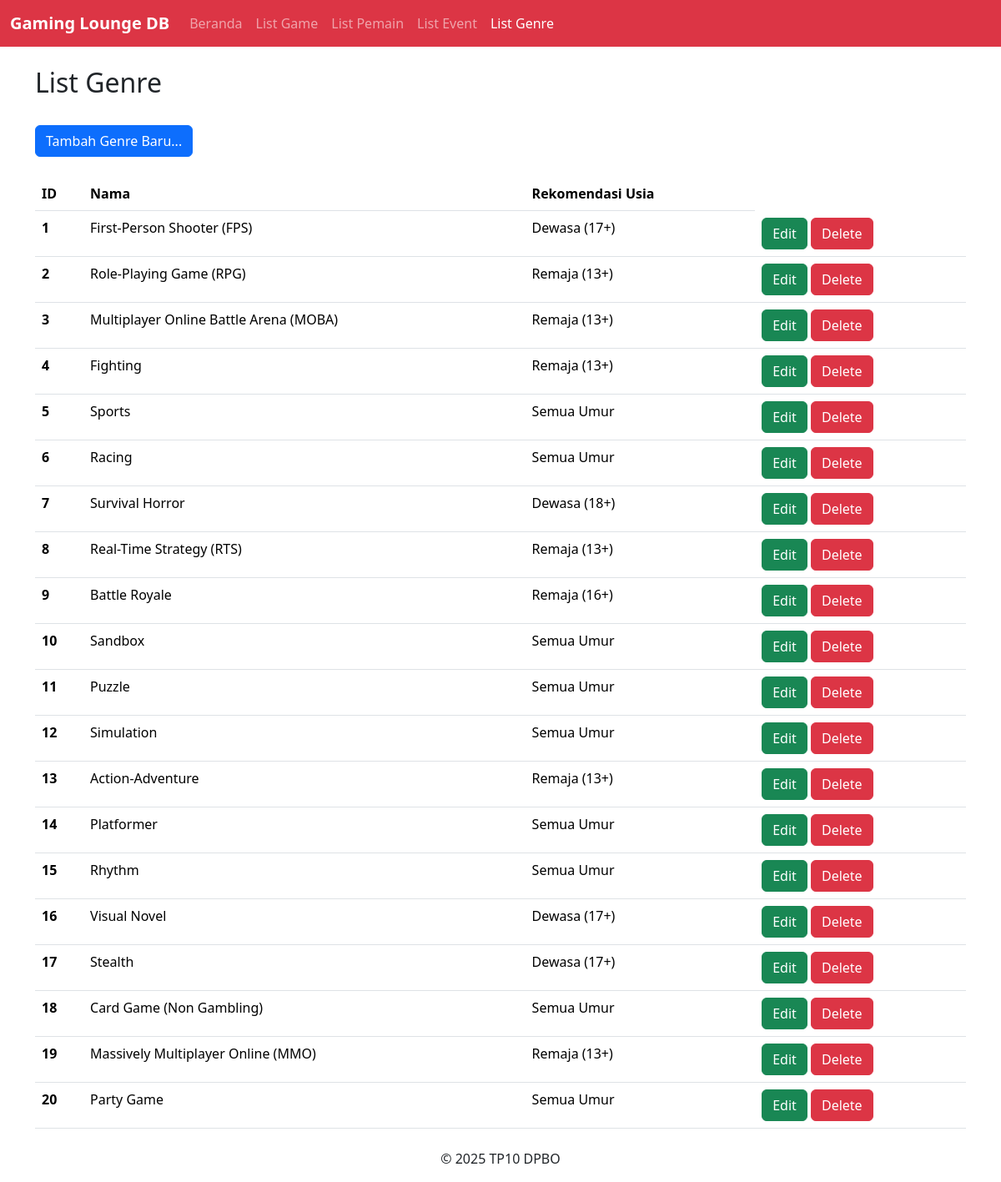
The page /project/index.php?page=genres on the database as committed earlier.
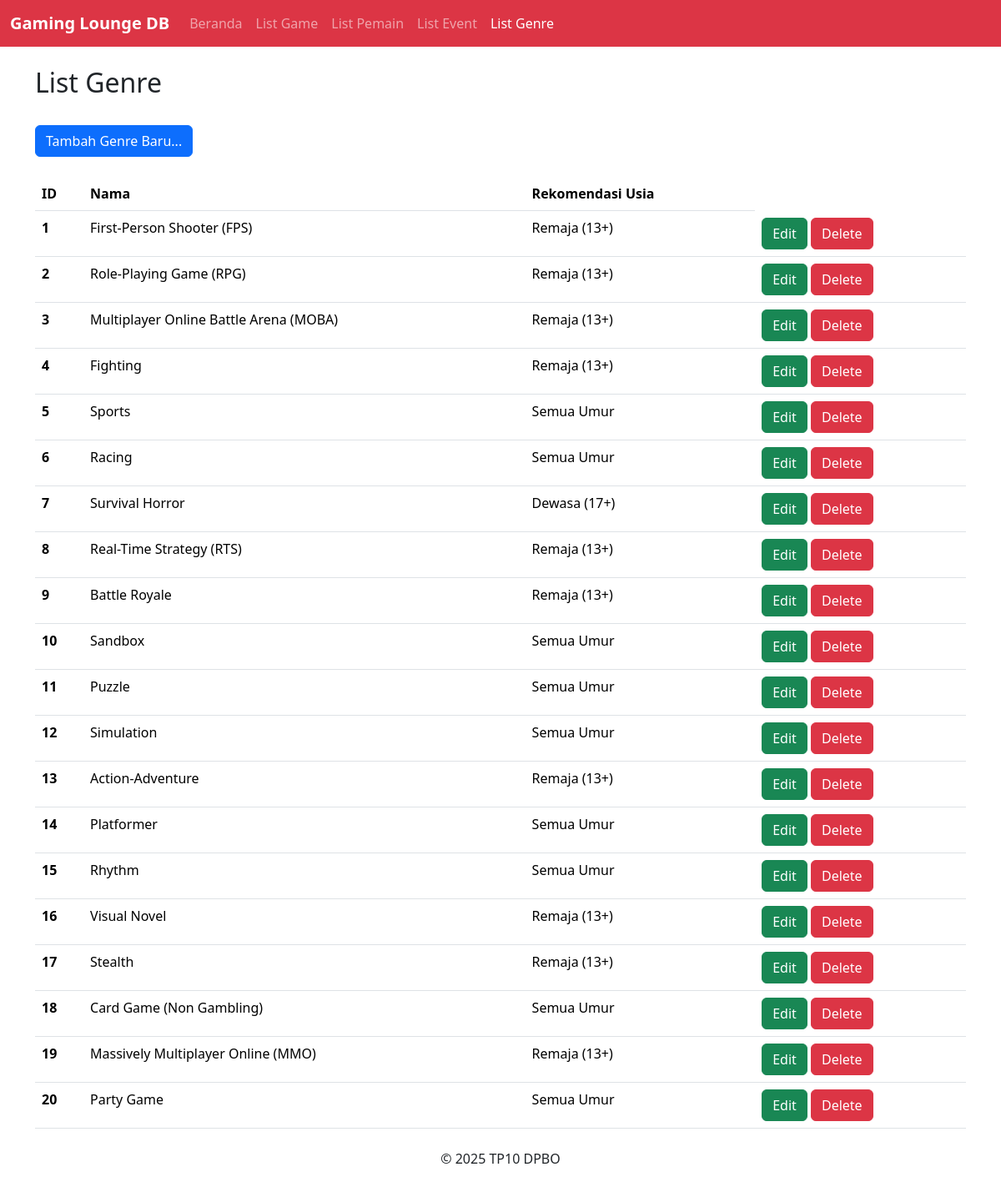
The same page on the database as committed later.
### tables this page shows
CREATE TABLE IF NOT EXISTS genre (
    id INT AUTO_INCREMENT PRIMARY KEY,
    nama VARCHAR(255) NOT NULL,
    rekomendasi_usia VARCHAR(16) NOT NULL
);

### project/model/Database.php (called while the page is built, shortened)
<?php
class Database {
    private $host = "localhost";
    private $db_name = "tp10_mvvm";
    private $username = "root";
    private $password = "";
    private $conn;
    private $result;
    function __construct() {
        $this->conn = $this->connect();
    }
    public function connect() {
        $conn = null;
        try {
            $dsn = "mysql:host={$this->host};dbname={$this->db_name};charset=utf8mb4";
            $options = [
                PDO::ATTR_ERRMODE => PDO::ERRMODE_EXCEPTION,
                PDO::ATTR_DEFAULT_FETCH_MODE => PDO::FETCH_ASSOC,
                PDO::ATTR_EMULATE_PREPARES => false,
            ];
            $conn = new PDO($dsn, $this->username, $this->password, $options);
        } catch (PDOException $exception) {
            throw new RuntimeException("Koneksi gagal: " . $exception->getMessage(), 0, $exception);
        }
        return $conn;
    }
    public function executeQuery($query, $params = []) {
        try {
            $stmt = $this->conn->prepare($query);
            $stmt->execute($params);
            $this->result = $stmt;
            return $stmt;
        } catch (PDOException $e) {
            throw new RuntimeException('Query gagal: ' . $e->getMessage(), 0, $e);
        }
    }
    public function getAllResult($assoc = PDO::FETCH_ASSOC) {
        return $this->result->fetchAll($assoc);
    }
}
?>

### project/viewmodel/GenreViewModel.php (called while the page is built, shortened)
<?php
include_once("model/Genre.php");
include_once("model/TabelGenre.php");
class GenreViewModel {
    private $list = [];
    private $model;
    public function __construct() {
        $this->model = new TabelGenre();
        $this->syncList();
    }
    public function syncList() {
        $data = $this->model->getAllData();
        $this->list = [];
        foreach ($data as $item) {
            $newData = new Genre(
                $item['id'],
                $item['nama'],
                $item['rekomendasi_usia']
            );
            $this->list[] = $newData;
        }
    }
    public function getAllData() {
        return $this->list;
    }
};
?>

### project/model/TabelGenre.php (called while the page is built, shortened)
<?php
require_once('Database.php');
class TabelGenre extends Database implements TableDataModel {
    public function getAllData(): array {
        $query = "SELECT * from genre";
        $this->executeQuery($query);
        return $this->getAllResult();
    }
}
?>

### project/model/Genre.php (called while the page is built, shortened)
<?php
class Genre {
    private $id;
    private $nama;
    private $rekomendasi_usia;
    public function __construct($id, $nama, $rekomendasi_usia){
        $this->id = $id;
        $this->nama = $nama;
        $this->rekomendasi_usia = $rekomendasi_usia;
    }
    public function getId(){
        return $this->id;
    }
    public function getNama(){
        return $this->nama;
    }
    public function getRekomendasiUsia(){
        return $this->rekomendasi_usia;
    }
}
?>

### project/view/GenreView.php (the view, shortened to what this page needs)
<?php
include_once("viewmodel/GenreViewModel.php");
class GenreView {
    private $rows = array("ID", "Nama", "Rekomendasi Usia");
    private $viewmodel;
    private $webpage = "";
    public function __construct() {
        $this->viewmodel = new GenreViewModel();
    }
    private function getListPage() {
        $newWebPage = file_get_contents("view/template/db_list.html");
        $newWebPage = str_replace("PHP_PAGE_TITLE", "List Genre", $newWebPage);
        $newWebPage = str_replace(
            "PHP_ADDBUTTON_NAME", "Tambah Genre Baru...", $newWebPage);
        $newWebPage = str_replace("PHP_ADDBUTTON_LOCATION", "?page=genres&action=add", $newWebPage);
        $th_rows = "";
        $th_columns = "";
        foreach ($this->rows as $row) {
            $th_rows .= "<th>". $row ."</th>";
        }
        foreach ($this->viewmodel->getAllData() as $row) {
            $del_script = "if (confirm(\"Yakin ingin menghapus data?\")) { location.href = \"?page=genres&action=delete&id=" . htmlspecialchars($row->getId()) . "\" }";
            $th_columns .= "
            <tr>
                <th>" . htmlspecialchars($row->getId()) . "</th>
                <td>" . htmlspecialchars($row->getNama()) . "</td>
                <td>" . htmlspecialchars($row->getRekomendasiUsia()) . "</td>
                <td>
                        <a class='btn btn-success' href='?page=genres&action=edit&id=" . htmlspecialchars($row->getId()) . "'>Edit</a>
                        <button class='btn btn-danger' type='button' onclick='$del_script'>Delete</button>
                        </td>
            </tr>
            ";
        }
        $newWebPage = str_replace("PHP_TH_ROWS", $th_rows, $newWebPage);
        $newWebPage = str_replace("PHP_TBODY", $th_columns, $newWebPage);
        return $newWebPage;
    }
    public function render($action, $dataId=null) {
        switch ($action) {
            case "list":
            case "delete":
            case "":
            default:
                $this->webpage = $this->getListPage();
        }
        return $this->webpage;
    }
};
?>

### project/index.php (shortened to what this page needs)
<?php
include_once("view/GenreView.php");
$action = $_GET["action"] ?? "list";
$dataId = $_GET["id"] ?? null;
$page = $_GET["page"] ?? "home";
$body = "";
$view = "";
switch ($page) {
    case "genres":
        $view = new GenreView();
        break;
    }
    if (isset($view)) {
        $body = $view->render($action, $dataId);
    }
?>
<!doctype html>
<html lang="en">
    <head>
        <link href="assets/bootstrap@5.3.8.css" rel="stylesheet">
    </head>
    <body>
        <?php include_once("view/template/header.php") ?>
        <?= $body ?>
        <?php include_once("view/template/footer.php") ?>
    </body>
</html>

### project/view/template/header.php
<nav class="navbar navbar-expand-lg navbar-dark bg-danger">
  <div class="container-fluid">
    <a class="navbar-brand fw-bold" href="index.php">Gaming Lounge DB</a>
    <div class="collapse navbar-collapse" id="navbarNav">
      <ul class="navbar-nav">
        <li class="nav-item">
          <a class="nav-link <?php if (!isset($page) || $page == "home" || $page == "") { echo "active"; } ?>" aria-current="page" href="index.php">Beranda</a>
        </li>
        <li class="nav-item">
          <a class="nav-link <?php if ($page == "games") { echo "active"; } ?>" href="?page=games">List Game</a>
        </li>
        <li class="nav-item">
          <a class="nav-link <?php if ($page == "players") { echo "active"; } ?>" href="?page=players">List Pemain</a>
        </li>
        <li class="nav-item">
          <a class="nav-link <?php if ($page == "events") { echo "active"; } ?>" href="?page=events">List Event</a>
        </li>
        <li class="nav-item">
          <a class="nav-link <?php if ($page == "genres") { echo "active"; } ?>" href="?page=genres">List Genre</a>
        </li>
      </ul>
    </div>
  </div>
</nav>

### project/view/template/footer.php
<footer class="footer">
    <div class="container text-center">
        <p>&copy; 2025 TP10 DPBO</p>
    </div>
</footer>

Rows that differ between the two databases and show on the page:
changed genre "First-Person Shooter (FPS)": rekomendasi_usia "Dewasa (17+)" → "Remaja (13+)"
changed genre "Survival Horror": rekomendasi_usia "Dewasa (18+)" → "Dewasa (17+)"
changed genre "Battle Royale": rekomendasi_usia "Remaja (16+)" → "Remaja (13+)"
changed genre "Visual Novel": rekomendasi_usia "Dewasa (17+)" → "Remaja (13+)"
changed genre "Stealth": rekomendasi_usia "Dewasa (17+)" → "Remaja (13+)"
